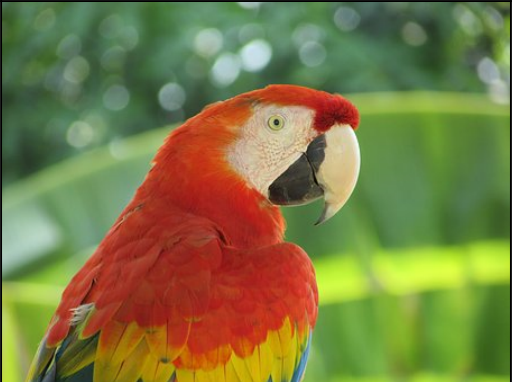
#> input picture AI_Lab/1_Image_processing/parrot.png, 512 x 382 px
$ jupyter execute 1_basics_of_images.ipynb
#> lines starting #> are read from the running program, lines starting #| are printed output that depends on the picture
## Basics of images

[cell 1]
from skimage import io
from matplotlib import pyplot as plt
import numpy as np

[cell 2]
my_image = io.imread("parrot.png")
#> my_image is the input picture: shape (382, 512, 4); mean R, G, B, A 123.2, 122, 67, 255
print(my_image[14][12])
#| [ 60  96  50 255]

### Generating a random image using numpy arrays

[cell 3]
random_image = np.random.random([50,50])
plt.imshow(random_image)
print(random_image.dtype)
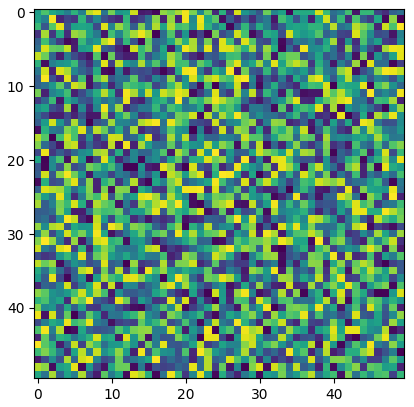
#> figure drawn by matplotlib, 1 panel

### Another example by giving pixel values

[cell 4]
import numpy as np

# Create a sample 3x3 RGB image
image = np.array([[[255, 0, 0],     [0, 255, 0],    [0, 0, 255]],
                  [[128, 128, 0],   [0, 128, 128],  [128, 0, 128]],
                  [[255, 255, 255], [0, 0, 0],      [128, 128, 128]]]
                )
print(image[0][0])
plt.imshow(image)
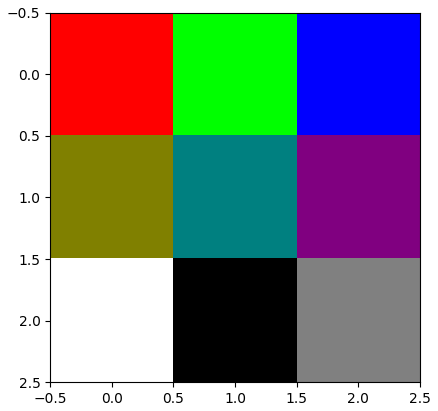
#> figure drawn by matplotlib, 1 panel

### Using PIL and skimage

[cell 5]
from PIL import Image

[cell 6]
image = Image.open("parrot.png")
plt.imshow(image)

[cell 7]
image = Image.open('parrot.png') #read image into an Image object with PIL
image = np.array(image) #create a numpy ndarray from the Image object
plt.imshow(image)
print(image)
#> (printed output is left out)
